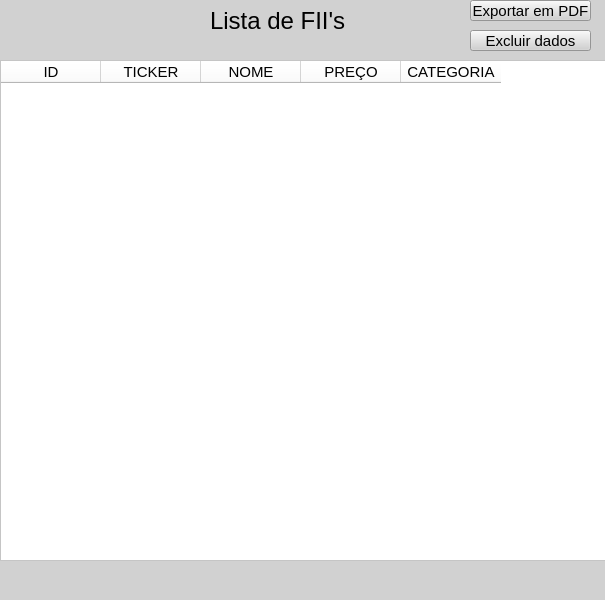
<?xml version="1.0" encoding="UTF-8"?>
<ui version="4.0">
 <class>MainWindow</class>
 <widget class="QMainWindow" name="MainWindow">
  <property name="geometry">
   <rect>
    <x>0</x>
    <y>0</y>
    <width>605</width>
    <height>600</height>
   </rect>
  </property>
  <property name="windowTitle">
   <string>MainWindow</string>
  </property>
  <property name="styleSheet">
   <string notr="true">background-color: rgb(185, 185, 185);
background-color: rgb(209, 209, 209);</string>
  </property>
  <widget class="QWidget" name="centralwidget">
   <widget class="QLabel" name="label">
    <property name="geometry">
     <rect>
      <x>210</x>
      <y>0</y>
      <width>161</width>
      <height>41</height>
     </rect>
    </property>
    <property name="font">
     <font>
      <pointsize>18</pointsize>
     </font>
    </property>
    <property name="text">
     <string>Lista de FII's</string>
    </property>
   </widget>
   <widget class="QTableWidget" name="tableWidget">
    <property name="geometry">
     <rect>
      <x>0</x>
      <y>60</y>
      <width>611</width>
      <height>501</height>
     </rect>
    </property>
    <property name="font">
     <font>
      <pointsize>13</pointsize>
      <weight>75</weight>
      <bold>true</bold>
     </font>
    </property>
    <property name="styleSheet">
     <string notr="true">background-color: rgb(255, 255, 255);</string>
    </property>
    <property name="showGrid">
     <bool>true</bool>
    </property>
    <property name="gridStyle">
     <enum>Qt::NoPen</enum>
    </property>
    <column>
     <property name="text">
      <string>ID</string>
     </property>
     <property name="font">
      <font>
       <pointsize>11</pointsize>
      </font>
     </property>
    </column>
    <column>
     <property name="text">
      <string>TICKER</string>
     </property>
     <property name="font">
      <font>
       <pointsize>11</pointsize>
      </font>
     </property>
    </column>
    <column>
     <property name="text">
      <string>NOME</string>
     </property>
     <property name="font">
      <font>
       <pointsize>11</pointsize>
      </font>
     </property>
    </column>
    <column>
     <property name="text">
      <string>PREÇO</string>
     </property>
     <property name="font">
      <font>
       <pointsize>11</pointsize>
      </font>
     </property>
    </column>
    <column>
     <property name="text">
      <string>CATEGORIA</string>
     </property>
     <property name="font">
      <font>
       <pointsize>11</pointsize>
      </font>
     </property>
    </column>
   </widget>
   <widget class="QPushButton" name="pushButton">
    <property name="geometry">
     <rect>
      <x>470</x>
      <y>0</y>
      <width>121</width>
      <height>21</height>
     </rect>
    </property>
    <property name="font">
     <font>
      <pointsize>11</pointsize>
     </font>
    </property>
    <property name="text">
     <string>Exportar em PDF</string>
    </property>
   </widget>
   <widget class="QPushButton" name="pushButton_2">
    <property name="geometry">
     <rect>
      <x>470</x>
      <y>30</y>
      <width>121</width>
      <height>21</height>
     </rect>
    </property>
    <property name="font">
     <font>
      <pointsize>11</pointsize>
     </font>
    </property>
    <property name="text">
     <string>Excluir dados</string>
    </property>
   </widget>
  </widget>
  <widget class="QMenuBar" name="menubar">
   <property name="geometry">
    <rect>
     <x>0</x>
     <y>0</y>
     <width>605</width>
     <height>21</height>
    </rect>
   </property>
  </widget>
  <widget class="QStatusBar" name="statusbar"/>
 </widget>
 <resources/>
 <connections/>
</ui>
